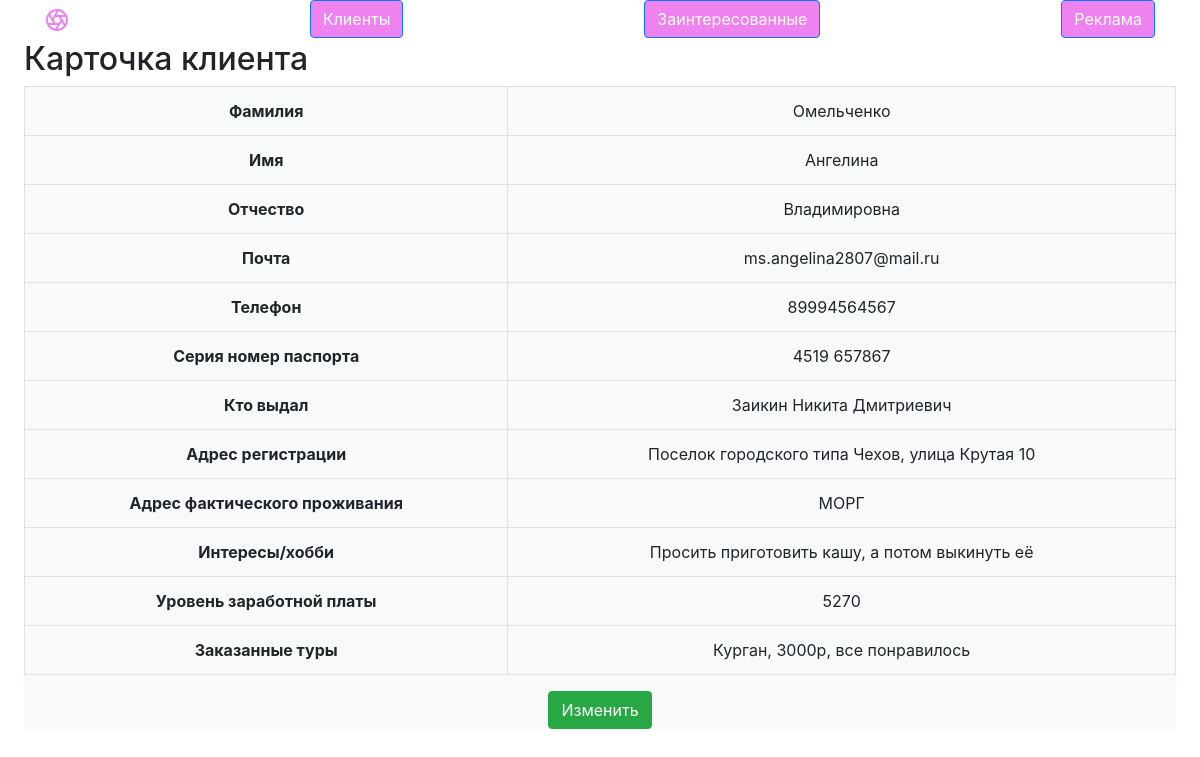
/one_client/14, run on the app's committed database.
### main/models.py (models this page shows)
class clients(models.Model):
    surname = models.CharField(max_length=200)
    name = models.CharField(max_length=200)
    lastname = models.CharField(max_length=200)
    pas_num = models.CharField(max_length=200)
    pas_take = models.CharField(max_length=200)
    pas_reg = models.CharField(max_length=200)
    adress = models.CharField(max_length=200)
    phone = models.CharField(max_length=200)
    email = models.CharField(max_length=200, default='')
    activity = models.CharField(max_length=1000)
    zp = models.IntegerField()
    tours = models.CharField(max_length=1000)

### main/views.py (the view)
# urls.py: path('one_client/<str:c_id>', views.one_client),
def one_client(request, c_id):
    context = {'data': clients.objects.get(id=c_id)}
    return render(request, 'main/one_client.html', context=context)

### main/templates/main/one_client.html (shortened to what this page needs)
<!doctype html>
<html lang="en">
<head>
    <link rel="stylesheet" href="https://stackpath.bootstrapcdn.com/bootstrap/4.5.2/css/bootstrap.min.css">
</head>
<body>
{% include "./helpers/header.html" %}
<main class="ms-sm-auto px-md-4">
    <h2>Карточка клиента</h2>
    <div class="table-responsive">
        <div class="text-center bg-light">
            <table class="table table-bordered">
                    <tbody>
                    <tr>
                        <th>Фамилия</th>
                        <td>
                            {{data.surname}}
                        </td>
                    </tr>
                    <tr>
                        <th>Имя</th>
                        <td>
                            {{data.name}}
                        </td>
                    </tr>
                    <tr>
                        <th>Отчество</th>
                        <td>
                            {{data.lastname}}
                        </td>
                    </tr>
                    <tr>
                        <th>Почта</th>
                        <td>
                            {{data.email}}
                        </td>
                    </tr>
                    <tr>
                        <th>Телефон</th>
                        <td>
                            {{data.phone}}
                        </td>
                    </tr>
                    <tr>
                        <th>Серия номер паспорта</th>
                        <td>
                            {{data.pas_num}}
                        </td>
                    </tr>
                    <tr>
                        <th>Кто выдал</th>
                        <td>
                            {{data.pas_take}}
                        </td>
                    </tr>
                    <tr>
                        <th>Адрес регистрации</th>
                        <td>
                            {{data.pas_reg}}
                        </td>
                    </tr>
                    <tr>
                        <th>Адрес фактического проживания</th>
                        <td>
                            {{data.adress}}
                        </td>
                    </tr>
                    <tr>
                        <th>Интересы/хобби</th>
                        <td>
                            {{data.activity}}
                        </td>
                    </tr>
                    <tr>
                        <th>Уровень заработной платы</th>
                        <td>
                            {{data.zp}}
                        </td>
                    </tr>
                    <tr>
                        <th>Заказанные туры</th>
                        <td>
                            {{data.tours}}
                        </td>
                    </tr>
                    </tbody>
                </table>
            <p><a type="button" class="btn btn-success" href="/one_client/change/{{data.id}}">Изменить</a></p>
        </div>
    </div>
</main>
</body>
</html>

### data on the page
clients: surname "Омельченко", name "Ангелина", lastname "Владимировна", email "ms.angelina2807@mail.ru", phone "89994564567", pas_num "4519 657867", pas_take "Заикин Никита Дмитриевич", pas_reg "Поселок городского типа Чехов, улица Крутая 10", adress "МОРГ", activity "Просить приготовить кашу, а потом выкинуть её", zp "5270", tours "Курган, 3000р, все понравилось"
